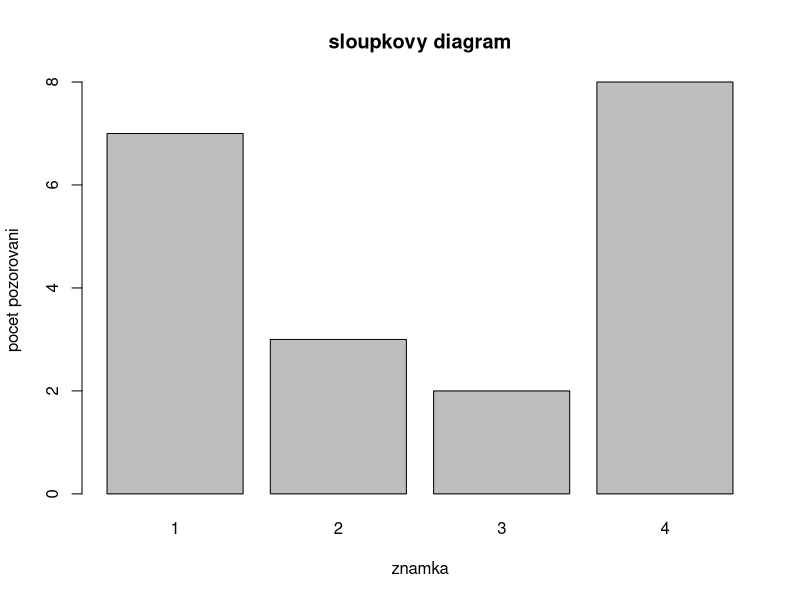
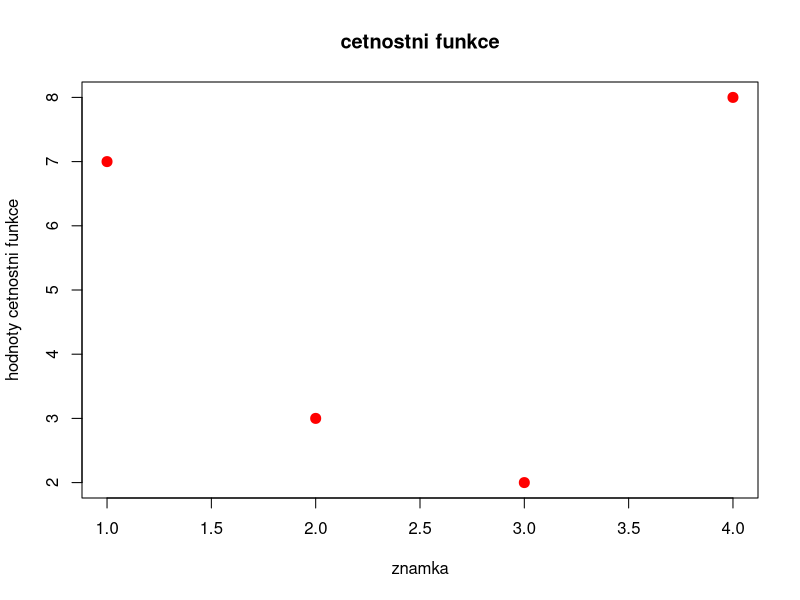
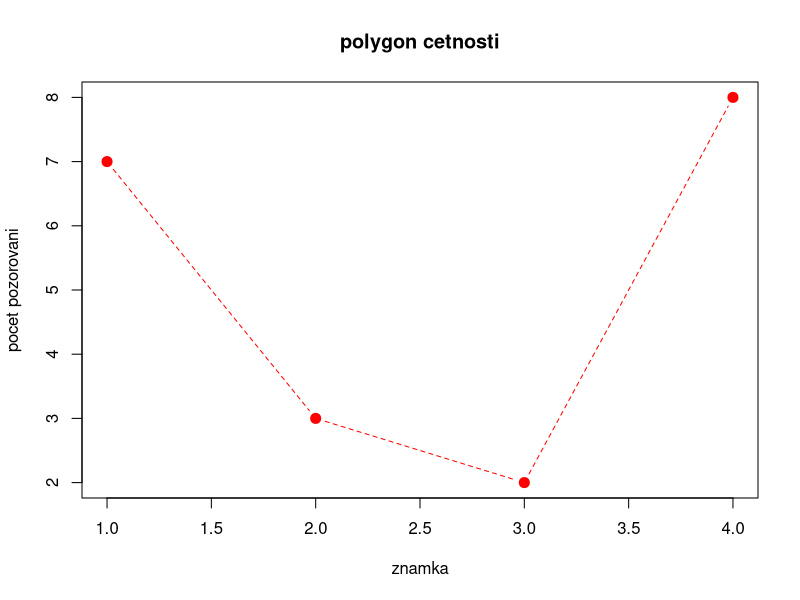
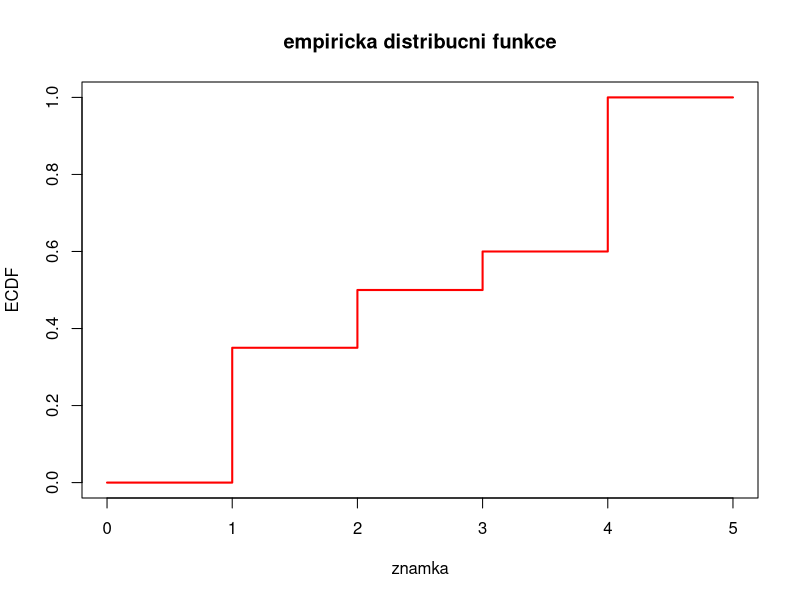
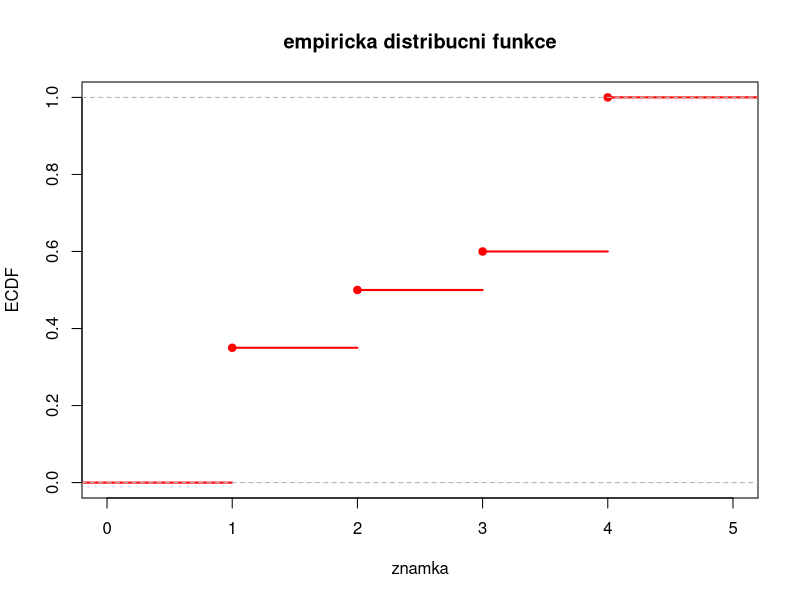
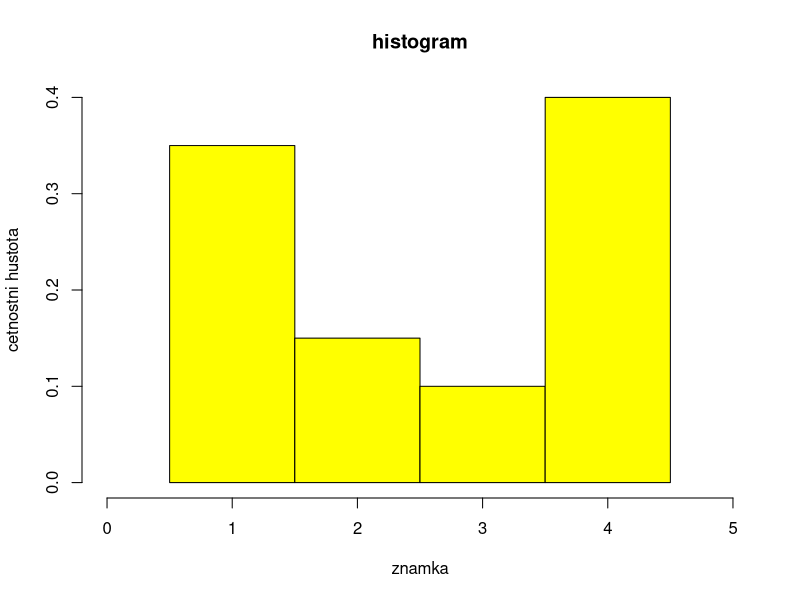
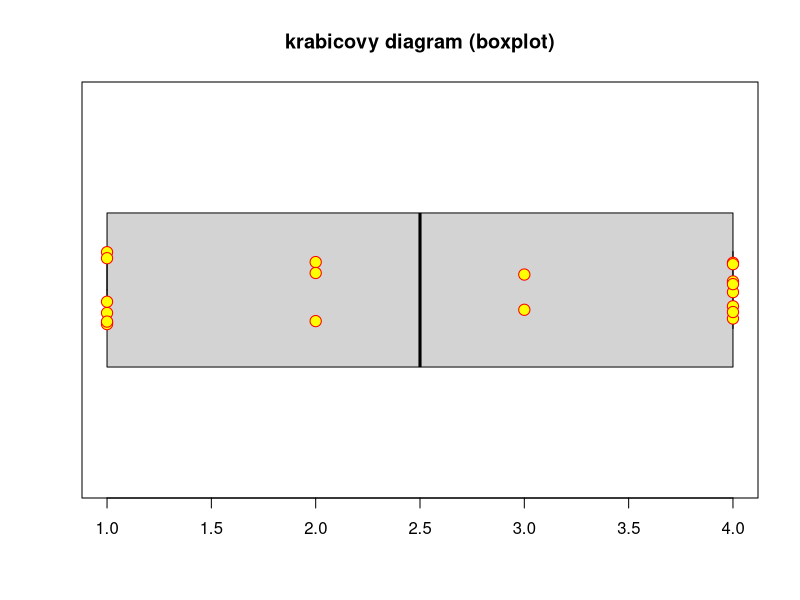
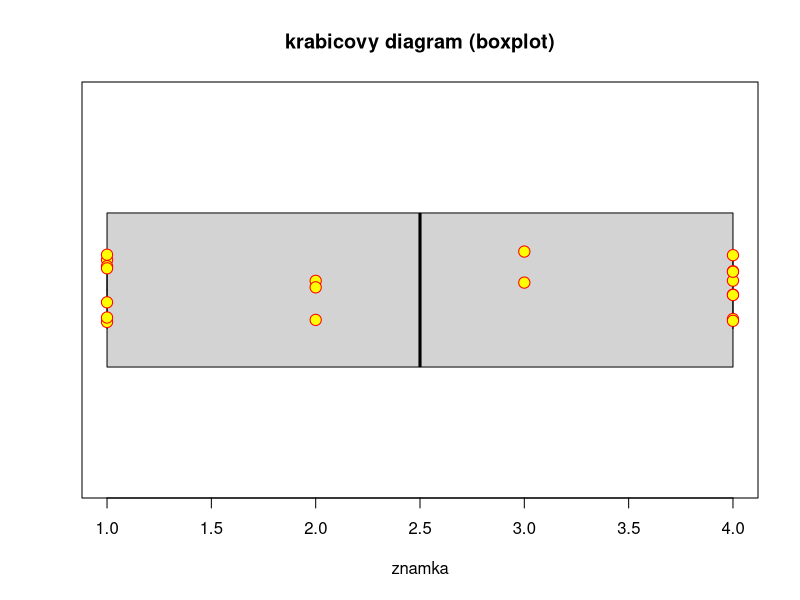

Write the R code that produced these figures, in order.
#	Priklad 1

data <- read.csv (file = "znamky.csv", header = TRUE, sep = ",", dec = ".")
str (data)

#	pocet skupin
r <- nrow (data)

#	absolutni cetnosti
n.j <- data$cetnosti

#	pocet pozorovani
n <- sum (n.j)

#	relativni cetnosti
p.j <- n.j / n
sum (p.j)

# kumulativni absolutni cetnosti
N.j <- cumsum (n.j)

# kumulativni relativni cetnosti
F.j <- N.j / n

#	tabulka 
tabulka <- data.frame (znamka = data$znamka, n.j, p.j, N.j, F.j)
tabulka
# sloupce tabulky jsou pojmenovane, lze k nim pristupovat take pomoci jejich nazvu

# sloupkovy diagram
barplot (tabulka$n.j, names.arg = tabulka$znamka, xlab = "znamka", ylab = "pocet pozorovani", main = "sloupkovy diagram")

#	graf cetnostni funkce
plot (tabulka$znamka, tabulka$n.j, type = "p", pch = 20, cex = 2, col = "red", xlab = "znamka", ylab = "hodnoty cetnostni funkce", main = "cetnostni funkce")

# polygon cetnosti
plot (tabulka$znamka, tabulka$n.j, type="b", pch = 20, xlab = "znamka", ylab = "pocet pozorovani", main = "polygon cetnosti", col = "red", cex = 2, lty = 2)

# graf empiricke distribucni funkce
plot (c(0,tabulka$znamka,5), c(0,tabulka$F.j,1), type="s", xlab = "znamka", ylab = "ECDF", main="empiricka distribucni funkce", col = "red", lwd = 2)

X <- rep (tabulka$znamka, tabulka$n.j)
plot (ecdf (X), col = "red", lwd = 2, xlab = "znamka", ylab = "ECDF", main="empiricka distribucni funkce")

#	histogram 
hist (X, breaks = seq (0.5, 4.5, by = 1), freq = FALSE, col = "yellow", xlab = "znamka", ylab = "cetnostni hustota", main = "histogram", xlim = c (0, 5))

# prumer
prumer <- sum (X) / n
prumer
# v R je pro prumer funkce "mean"
mean (X)

# rozpyl a smerodatna odchylka
rozptyl <- mean (X^2) - prumer^2
rozptyl
smerodatna_odchylka <- sqrt (rozptyl)
smerodatna_odchylka
# v R je pro vyberovy rozptyl funkce "var", ale je potreba jej zkorigovat na rozptyl z prednasky
var (X) * (n-1) / n

# krabicovy diagram (boxplot)
boxplot (X, horizontal = TRUE, ylim = range (X), main = "krabicovy diagram (boxplot)")
# pro nazornost muzeme prikreslit i jednotliva pozorovani
stripchart (X, vertical = FALSE, method = "jitter", pch = 21, col = "red", bg = "yellow", cex = 1.5, add = TRUE)

#	kvantily a krabicovy diagram
# vektor poradi a serazeny vzorek
R <- rank (X)
R
X.sorted <- sort (X)
X.sorted

# median, kvartily, kvartilova odchylka
c.25 <- 0.25 * n
c.50 <- 0.50 * n
c.75 <- 0.75 * n
c (c.25, c.50, c.75)

# kvantily
x.25 <- (X.sorted[c.25] + X.sorted[c.25 + 1]) / 2
x.50 <- (X.sorted[c.50] + X.sorted[c.50 + 1]) / 2
x.75 <- (X.sorted[c.75] + X.sorted[c.75 + 1]) / 2

# spocitejte navic x.33
c.33 <- 0.33 * n
x.33 <- X.sorted[ceiling(c.33)] 

c (x.25, x.50, x.75, x.33)

# kvartilova odchylka (IQR)
q <- x.75 - x.25
q

# hradby boxplotu
c (x.25, x.75) + c (-1, 1) * 1.5 * q
c (x.25, x.75) + c (-1, 1) * 3 * q

# porovnejte s nasledujicim
median (X)
quantile (X, c (0.25, 0.5, 0.75, 0.33))
# 33% kvantil se lisi, R totiz pri vypoctu kvantilu vzdy pouziva prumerovani dvou okolnich hodnot

# boxplot pomoci stejnojmenne funkce
boxplot (X, horizontal = TRUE, ylim = range (X), xlab = "znamka", main = "krabicovy diagram (boxplot)")
stripchart (X, vertical = FALSE, method = "jitter", pch = 21, col = "red", bg = "yellow", cex = 1.5, add = TRUE)
# "fousy" v R oznacuji nejmensi a nejvetsi pozorovani, ktera jeste jsou uvnitr vnitrni hradby 



#	=====================================================================================================================================
# Priklad 2

# ... podobne jako v Prikladu 1

# dopocitejte si stredy a delky jednotlivych intervalu
d.j <- data$mez.h - data$mez.d
stredy <- (data$mez.d + data$mez.h) / 2
# a pridejte je do tabulky 

# ... podobne jako v Prikladu 1



#	=====================================================================================================================================
# Priklad 3 

puvodni_prumer <- 110
puvodni_rozptyl <- 800
n <- 20

opraveny_prumer <- puvodni_prumer - (85 + 120) / n + (95 + 150) / n
opraveny_prumer

opraveny_rozptyl <- puvodni_rozptyl - (85^2 + 120^2) / n + puvodni_prumer^2 + (95^2 + 150^2) / n - opraveny_prumer^2
opraveny_rozptyl



#	=====================================================================================================================================
